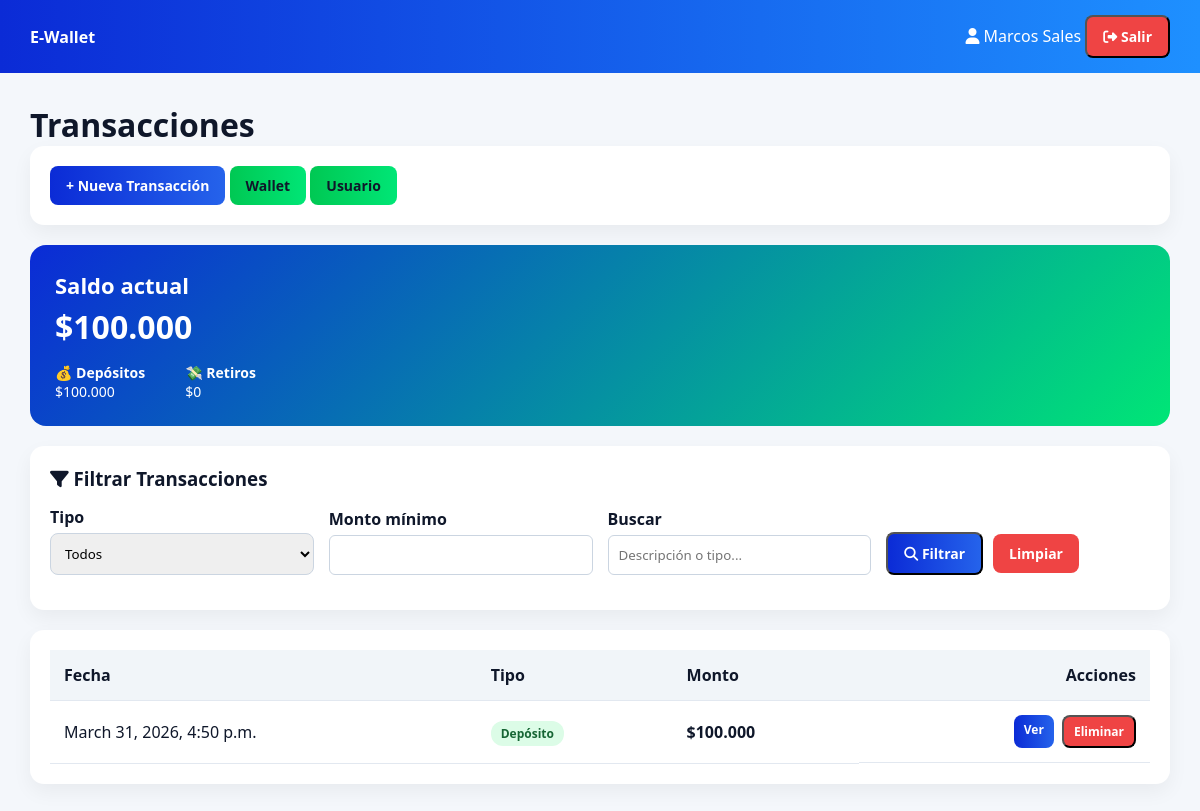
Page /transactions/ (signed in) on the earlier database version.
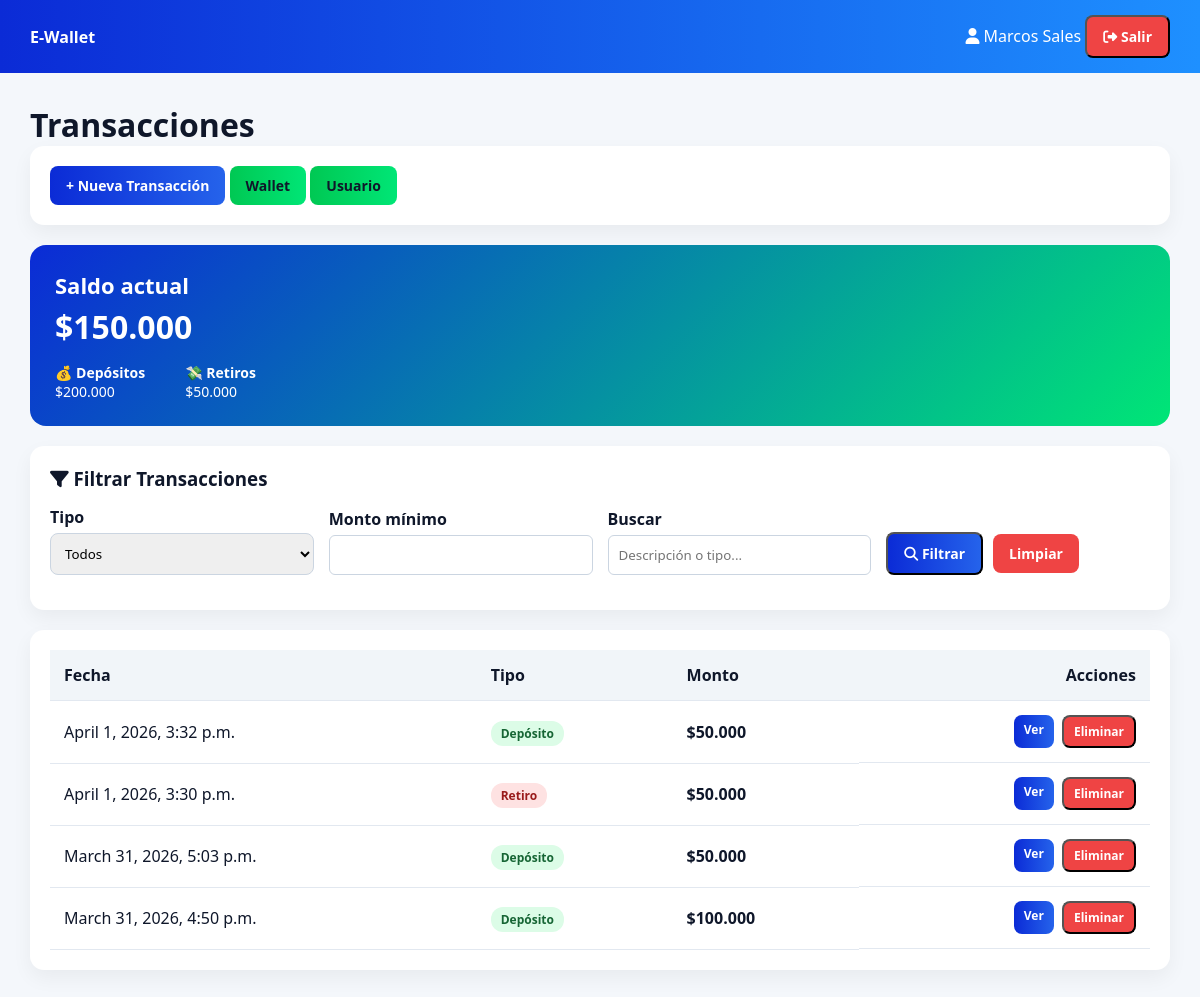
Same page on the later database version.
### wallet/models.py (models this page shows, shortened)
class Transaction(models.Model):
    wallet = models.ForeignKey(Wallet, on_delete=models.CASCADE, related_name='transactions')
    transaction_type = models.ForeignKey(TransactionType, on_delete=models.PROTECT)
    amount = models.DecimalField(max_digits=12, decimal_places=2)
    description = models.TextField(blank=True)
    timestamp = models.DateTimeField(auto_now_add=True)
    from django.db.models import Sum
    from django.db.models.functions import Coalesce
    from decimal import Decimal
    def get_full_name_display(self):
        if self.first_name and self.last_name:
            return f"{self.first_name} {self.last_name}"
        return self.username
    User.add_to_class("get_full_name_display", get_full_name_display)

### wallet/views.py (the view)
# urls.py: path('transactions/', views.transaction_list, name='transaction_list'),
@login_required
def transaction_list(request):
    wallet, _ = Wallet.objects.get_or_create(user=request.user)
    base_qs = Transaction.objects.select_related(
        'wallet',
        'transaction_type'
    ).filter(wallet=wallet)
    transactions = base_qs.order_by('-timestamp')
    total_depositos = base_qs.filter(
        transaction_type__name='deposito'
    ).aggregate(total=Sum('amount'))['total'] or 0
    total_retiros = base_qs.filter(
        transaction_type__name='retiro'
    ).aggregate(total=Sum('amount'))['total'] or 0
    balance = total_depositos - total_retiros
    transaction_type_id = request.GET.get('type')
    min_amount = request.GET.get('min_amount')
    search = request.GET.get('search')
    if transaction_type_id:
        transactions = transactions.filter(transaction_type_id=transaction_type_id)
    if min_amount:
        transactions = transactions.filter(amount__gte=min_amount)
    if search:
        transactions = transactions.filter(
            Q(description__icontains=search) |
            Q(transaction_type__name__icontains=search)
        )
    return render(request, 'wallet/transaction_list.html', {
        'transactions': transactions,
        'wallet': wallet,
        'user': request.user,
        'transaction_types': TransactionType.objects.all(),
        'selected_type': transaction_type_id,
        'total_depositos': total_depositos,
        'total_retiros': total_retiros,
        'balance': balance,
    })

### wallet/templatetags/clp_filters.py (called while the page is built)
@register.filter
def clp(value):
    try:
        value = int(value)
        return f"${value:,.0f}".replace(",", ".")
    except:
        return value

### wallet/templates/wallet/transaction_list.html (shortened to what this page needs)
{% extends 'wallet/base.html' %}
{% load clp_filters %}
{% block content %}
<h1>Transacciones</h1>
<div class="card">
    <a class="btn btn-primary" href="{% url 'transaction_create' %}">+ Nueva Transacción</a>
    {% if wallet %}
        <a class="btn btn-success" href="{% url 'wallet_update' wallet.id %}">Wallet</a>
    {% endif %}
    {% if user %}
        <a class="btn btn-success" href="{% url 'user_update' user.id %}">Usuario</a>
    {% endif %}
</div>
<div class="hero">
    <h2>Saldo actual</h2>
    <h1>{{ balance|clp }}</h1>
    <div>
        <div class="hero-stats">
            <div>
                💰 <strong>Depósitos</strong><br>
                {{ total_depositos|clp }}
            </div>
            <div>
                💸 <strong>Retiros</strong><br>
                {{ total_retiros|clp }}
            </div>
        </div>
    </div>
</div>
<div class="card">
    <h3 style="margin-bottom:15px;">
        <i class="fa-solid fa-filter"></i> Filtrar Transacciones
    </h3>
    <form method="get" class="filter-grid">
        <div>
            <label>Tipo</label>
            <select name="type">
                <option value="">Todos</option>
            </select>
        </div>
        <div>
            <label>Monto mínimo</label>
            <input type="number" name="min_amount" value="{{ request.GET.min_amount }}">
        </div>
        <div>
            <label>Buscar</label>
            <input type="text" name="search" placeholder="Descripción o tipo..." value="{{ request.GET.search }}">
        </div>
        <div class="filter-actions">
            <button class="btn btn-primary" type="submit">
                <i class="fa-solid fa-magnifying-glass"></i> Filtrar
            </button>
            <a class="btn btn-danger" href="{% url 'transaction_list' %}">
                Limpiar
            </a>
        </div>
    </form>
</div>
<div class="card">
    <table class="tx-table">
        <thead>
            <tr>
                <th>Fecha</th>
                <th>Tipo</th>
                <th>Monto</th>
                <th style="text-align:right;">Acciones</th>
            </tr>
        </thead>
        <tbody>
            {% for tx in transactions %}
            <tr>
                <td>{{ tx.timestamp }}</td>
                <td>
                    {% if tx.transaction_type.name == "deposito" %}
                        <span class="badge badge-success">Depósito</span>
                    {% else %}
                        <span class="badge badge-danger">Retiro</span>
                    {% endif %}
                </td>
                <td><strong>{{ tx.amount|clp }}</strong></td>
                <td class="actions">
                    <a class="btn btn-primary btn-sm" href="{% url 'transaction_detail' tx.id %}">
                        Ver
                    </a>
                    <button
                        class="btn btn-danger btn-sm open-modal"
                        data-id="{{ tx.id }}"
                        data-type="{{ tx.transaction_type.name }}">
                        Eliminar
                    </button>
                </td>
            </tr>
            {% endfor %}
        </tbody>
    </table>
</div>
{% endblock %}

### wallet/templates/wallet/base.html (shortened to what this page needs)
<!DOCTYPE html>
<html lang="es">
<head>
    {% load static %}
    <link rel="stylesheet" href="{% static 'wallet/styles.css' %}">
    <link rel="stylesheet" href="https://cdnjs.cloudflare.com/ajax/libs/font-awesome/6.5.0/css/all.min.css">
</head>
<body>
    <div class="navbar">
        <div><strong>E-Wallet</strong></div>
        <div>
            {% if user.is_authenticated %}
                <span><i class="fa-solid fa-user"></i>
                    {{ request.user.get_full_name_display }}</span>
                <form action="{% url 'logout' %}" method="post" style="display:inline;">
                    <button class="btn btn-danger" type="submit">
                        <i class="fa-solid fa-right-from-bracket"></i> Salir
                    </button>
                </form>
            {% else %}
                <a class="btn btn-primary" href="{% url 'login' %}">
                    <i class="fa-solid fa-right-to-bracket"></i> Login
                </a>
            {% endif %}
        </div>
    </div>
    <div class="container fade-in">
        {% block content %}
        {% endblock %}
    </div>
</body>
</html>

### wallet/static/wallet/styles.css (style rules this page uses)
* { margin: 0; padding: 0; box-sizing: border-box; font-family: 'Segoe UI', sans-serif; }
body { background-color: #f4f7fb; color: #0f172a; }
form div { margin-bottom: 15px; }
label { font-weight: 600; display: block; margin-bottom: 5px; }
input, select { width: 100%; }
.navbar { background: linear-gradient(90deg, #0B2BD6, #1E90FF); color: white; padding: 15px 30px; display: flex; justify-content: space-between; align-items: center; }
.container { padding: 30px; }
.card { background: white; padding: 20px; border-radius: 14px; box-shadow: 0 8px 20px rgba(0,0,0,0.05); margin-bottom: 20px; }
.btn { padding: 10px 16px; border-radius: 8px; text-decoration: none; font-size: 14px; font-weight: 600; display: inline-block; transition: 0.2s ease; }
.btn-primary { background: linear-gradient(90deg, #0B2BD6, #2563EB); color: white; }
.btn-success { background: linear-gradient(90deg, #00C853, #00E676); color: #0f172a; }
.btn-danger { background-color: #ef4444; color: white; }
table { width: 100%; border-collapse: collapse; }
th { background-color: #f1f5f9; font-weight: 600; }
th, td { padding: 14px; border-bottom: 1px solid #e2e8f0; }
input, select { padding: 10px; border-radius: 6px; border: 1px solid #cbd5e1; }
.hero { background: linear-gradient(135deg, #0B2BD6, #00E676); color: white; padding: 25px; border-radius: 16px; margin-bottom: 20px; animation: fadeIn 0.6s ease; }
.hero h2 { font-size: 22px; margin-bottom: 5px; }
.filter-grid { display: grid; grid-template-columns: repeat(auto-fit, minmax(180px, 1fr)); gap: 15px; align-items: end; }
.filter-actions { display: flex; gap: 10px; align-items: center; }
.tx-table th { text-align: left; }
.tx-table td { vertical-align: middle; }
.actions { text-align: right; display: flex; justify-content: flex-end; gap: 8px; }
.badge { padding: 4px 10px; border-radius: 12px; font-size: 12px; font-weight: 600; }
.badge-success { background-color: #dcfce7; color: #166534; }
.badge-danger { background-color: #fee2e2; color: #991b1b; }
.btn-sm { padding: 6px 10px; font-size: 12px; }
.input, select, textarea { width: 100%; padding: 10px; border-radius: 8px; border: 1px solid #cbd5e1; }
.hero-stats { display: flex; gap: 40px; margin-top: 15px; }
.hero-stats div { font-size: 14px; }
.card { transition: all 0.25s ease; }
.btn { transition: all 0.2s ease; }
.fade-in { animation: fadeIn 0.4s ease-in-out; }

Differences in the rows shown:
added Transaction: timestamp "April 1, 2026, 3:32 p.m.", shows "Depósito", amount|clp "$50.000"
added Transaction: timestamp "April 1, 2026, 3:30 p.m.", shows "Retiro", amount|clp "$50.000"
added Transaction: timestamp "March 31, 2026, 5:03 p.m.", shows "Depósito", amount|clp "$50.000"
Other differences:
{{ balance|clp }}: "$100.000" → "$150.000"
{{ total_depositos|clp }}: "$100.000" → "$200.000"
{{ total_retiros|clp }}: "$0" → "$50.000"
